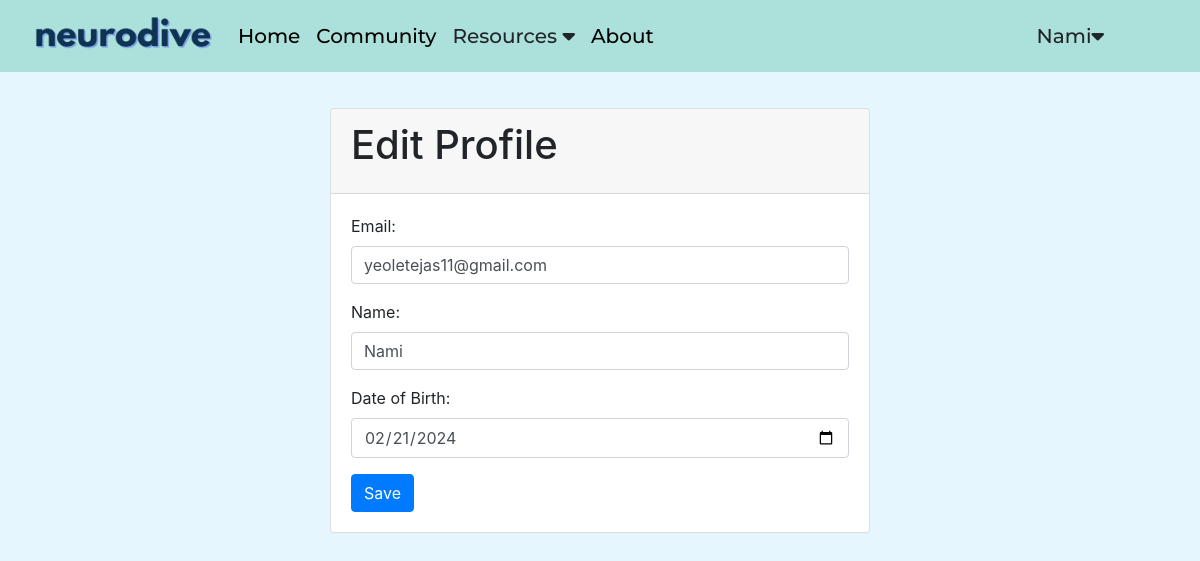
The page /edit_profile (signed in) on the database its author committed.
### app.py (models this page shows)
class User(db.Model):
    id = db.Column(db.Integer, primary_key=True)
    email = db.Column(db.String(120),unique=True,nullable=False)
    name = db.Column(db.String(120), nullable=False)
    username = db.Column(db.String(80), unique=True, nullable=False)
    dob = db.Column(db.Date, nullable=True)  # Assuming date of birth is a date field
    password_hash = db.Column(db.String(120), nullable=False)

### app.py (the view, shortened to what this page needs)
@app.route('/edit_profile', methods=['GET', 'POST'])
def edit_profile():
    if 'user' not in session:
        flash('Please log in to edit your profile.', 'error')
        return redirect(url_for('login'))
    current_user = session['user']
    user_id = current_user.get('id')
    user = User.query.get(user_id)
    username=user.username
    if not user:
        flash('User not found.', 'error')
        return redirect(url_for('home'))
    return render_template('editprofile.html', current_user=current_user, user=user,username=username)

### templates/editProfile.html
{% extends 'main_layout.html' %}
{% block content %}
<div class="container" style="margin-top: 5%;">
  <div class="row">
    <div class="col-md-6 offset-md-3">
      <div class="card mt-5">
        <div class="card-header">
          <h1 class="card-title">Edit Profile</h1>
        </div>
        <div class="card-body">
          <form action="{{ url_for('edit_profile') }}" method="post">
            <div class="form-group">
              <label for="email">Email:</label>
              <input type="email" id="email" name="email" value="{{ user.email }}" class="form-control" required>
            </div>
            <div class="form-group">
              <label for="name">Name:</label>
              <input type="text" id="name" name="name" value="{{ user.name }}" class="form-control" required>
            </div>
            <div class="form-group">
              <label for="dob">Date of Birth:</label>
              <input type="date" id="dob" name="dob" value="{{ user.dob }}" class="form-control" required>
            </div>
            <button type="submit" class="btn btn-primary">Save</button>
          </form>
        </div>
      </div>
    </div>
  </div>
</div>
{% endblock %}

### templates/main_layout.html (shortened to what this page needs)
<!DOCTYPE html>
<html lang="en">
<head>
    <link rel="stylesheet" href="https://cdn.jsdelivr.net/npm/bootstrap@4.0.0/dist/css/bootstrap.min.css"
>
    <link rel="stylesheet" href="../static/css/style.css">
</head>
<body>
    <Section>
        <nav class="navbar fixed-top navbar-expand-lg ">
            <a class="navbar-brand" href="#">
                <img src="../static/img/neurodive_logo.png" alt="" width="184" height="42" class="logo">
            </a>
            <div class="collapse navbar-collapse" id="navbarSupportedContent">
                <ul class="navbar-nav mr-auto">
                    <li class="nav-item">
                        <a class="nav-link" href="{{ url_for('home') }}">Home</a>
                    </li>
                    <li class="nav-item">
                        <a class="nav-link" href="{{ url_for('community') }}">Community</a>
                    </li>
                    <li class="nav-item dropdown">
                        <a class="dropbtn nav-link">Resources <i class="fas fa-caret-down"></i></a>
                    </li>
                    <li class="nav-item">
                        <a class="nav-link " href="{{url_for('About')}}">About</a>
                    </li>
                </ul>
                {% if current_user %}
                <div class="dropdown" style="margin-right: 50px;">
                    <a class="dropbtn nav-link" > {{ username }}<i class="fas fa-caret-down"></i></a>
                </div>
                {% else %}
                <a href="{{ url_for('login') }}"><button class="btn my-2 my-sm-0 loginbtn"
                        type="button">login</button></a> {% endif %}
            </div>
        </nav>
    </Section>
    {% block content %} {% endblock %}
</body>
</html>

### static/css/style.css (style rules this page uses)
* { padding: 0; margin: 0; }
:root { --green:#ACE1DB; --blue:#E6F6FF; --purple:#6F00FF }
body { background-color: #E6F6FF; text-align: justify; }
.logo { border: 0px solid; border-radius: 25px; }
.navbar { background-color: #ACE1DB; padding: 10px 30px; font-family: "Montserrat", sans-serif; font-weight: 500; }
.nav-link { color: black; font-size: 20px; }
.dropdown { position: relative; display: inline-block; }

### rows shown on the page
User: username "Nami", email "yeoletejas11@gmail.com", name "Nami", dob "02/21/2024"
